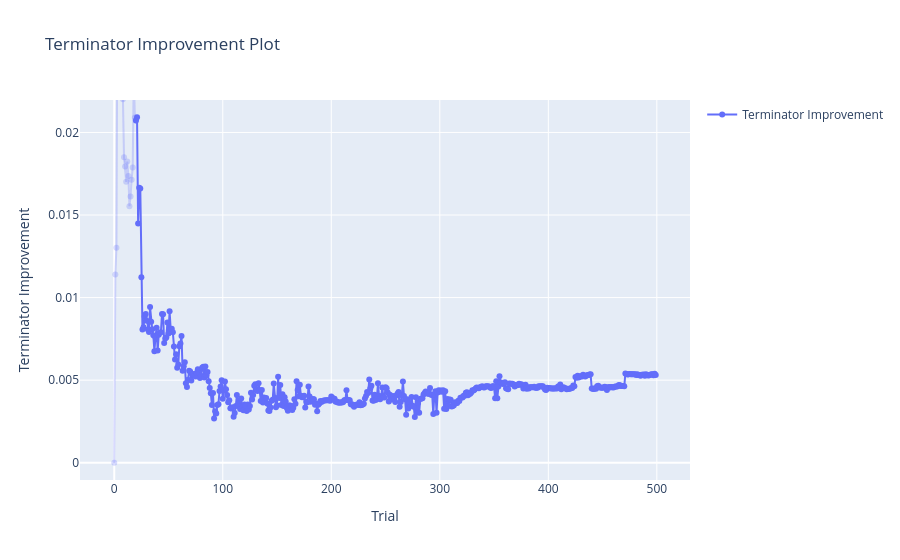

Source (notebook cell):
### Code cell
optuna.visualization.plot_terminator_improvement(study)

### Figure 1 — Plotly figure (JSON) as saved in the notebook; plotly's stock layout.template omitted (floating-point values rounded to 4 significant figures; data arrays with more than 128 entries replaced by an {"elided": "..."} marker saying what was removed)
{"data": [{"legendgroup": "improvement", "line": {"color": "rgba(99, 110, 250, 0.25)"}, "marker": {"color": "rgba(99, 110, 250, 0.25)"}, "mode": "markers+lines", "name": "Terminator Improvement", "showlegend": false, "type": "scatter", "x": [0, 1, 2, 3, 4, 5, 6, 7, 8, 9, 10, 11, 12, 13, 14, 15, 16, 17, 18, 19, 20], "y": [1.073e-10, 0.0114, 0.01302, 0.02969, 0.02632, 0.02538, 0.02513, 0.02338, 0.02201, 0.01849, 0.01794, 0.01701, 0.01824, 0.01736, 0.01553, 0.01613, 0.01714, 0.01787, 0.02341, 0.02091, 0.02072]}, {"legendgroup": "improvement", "line": {"color": "rgba(99, 110, 250, 1.0)"}, "marker": {"color": "rgba(99, 110, 250, 1.0)"}, "mode": "markers+lines", "name": "Terminator Improvement", "showlegend": true, "type": "scatter", "x": {"elided": "480 int values"}, "y": {"elided": "480 float values"}}, {"type": "scatter"}], "layout": {"title": {"text": "Terminator Improvement Plot"}, "xaxis": {"title": {"text": "Trial"}}, "yaxis": {"range": [-0.001046, 0.02197], "title": {"text": "Terminator Improvement"}}}}
